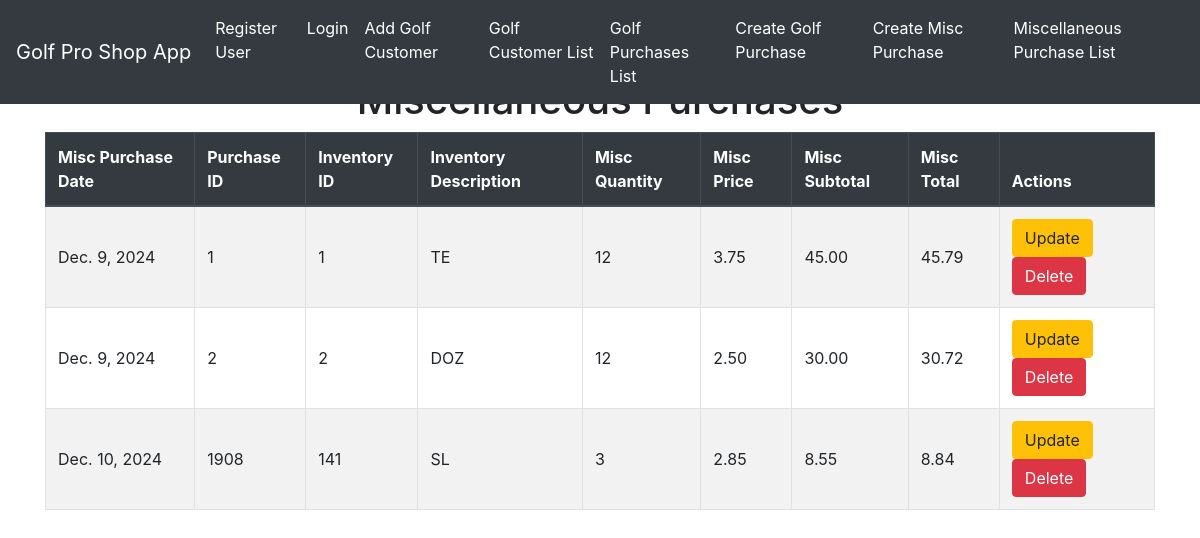
The app's page /mplist/ with its own data.
### golfproapp/models.py (models this page shows, shortened)
class Misc_purchases(models.Model):
    mp_date = models.DateField(default=timezone.now)
    purch_id = models.IntegerField(default=1)
    inv_id = models.IntegerField(default=1)
    inv_description = models.CharField(default="Hat",max_length=255)
    inv_choices = [
                  ('TE','Tees'),
                  ('PH','Premium Hat'),
                  ('RH','Regular Hat'),
                  ('DOZ','Dozen Golf Balls'),
                  ('SL','Sleeve Golf Balls'),
                  ('IND','Individual Golf Ball'),
                  ('CR', 'Club Rental'),
                  ('OTH','Other')
                  ]
    ichoice = models.TextField(max_length=50, choices=inv_choices, default=('RH','Regular Hat'))
    misc_quantity = models.IntegerField(default=1)
    misc_price = models.DecimalField(default=0.00, max_digits=10, decimal_places=2)
    misc_subtotal = models.DecimalField(default=0.00, max_digits=10, decimal_places=2)
    misc_tax=models.DecimalField(default=.05, max_digits=10, decimal_places=2)
    misc_total=models.DecimalField(default=.05, max_digits=10, decimal_places=2)

### golfproapp/views.py (the view)
# urls.py: path('mplist/', views.misc_purchases_list_view.as_view(), name = 'misc_purchase_list'),
class misc_purchases_list_view(ListView):
    model = Misc_purchases
    template_name = 'misc_purchase_list'
    context_object_name='misc_purchase_object_list'
    def get_queryset(self):
        queryset = super().get_queryset()
        return queryset

### golfproapp/templates/golfproapp/misc_purchases_list.html (shortened to what this page needs)
{% extends "golfproapp/layout.html" %}
{% block content %}
    <h1 class="text-center">Miscellaneous Purchases</h1>
    <table class="table table-bordered table-striped ">
        <thead class="thead-dark">
            <tr>
                <th>Misc Purchase Date</th>
                <th>Purchase ID</th>
                <th>Inventory ID</th>
                <th>Inventory Description</th>
                <th>Misc Quantity</th>
                <th>Misc Price</th>
                <th>Misc Subtotal</th>
                <th>Misc Total</th>
                <th>Actions</th>
            </tr>
        </thead>
        <tbody>
            {% for misc_purchase in object_list %}
            <tr>
                <td>{{ misc_purchase.mp_date }} </td>
                <td>{{ misc_purchase.purch_id }} </td>
                <td>{{ misc_purchase.inv_id }} </td>
                <td>{{ misc_purchase.ichoice }} </td>
                <td>{{ misc_purchase.misc_quantity }} </td>
                <td>{{ misc_purchase.misc_price }} </td>
                <td>{{ misc_purchase.misc_subtotal }} </td>
                <td>{{ misc_purchase.misc_total }} </td>
                <td>
                    <a href="{% url 'misc_purchase_update' misc_purchase.purch_id %}" class="btn btn-warning" >Update</a>
                    <a href="{% url 'misc_purchase_delete' misc_purchase.purch_id %}" class="btn btn-danger" >Delete</a>
                </td>
            </tr>
            {% endfor %}
        </tbody>
    </table>
{% endblock %}

### golfproapp/templates/golfproapp/layout.html (style rules this page uses)
body { padding-top: 56px; }
.table th, .table td { vertical-align: middle; }

### records on screen
Misc_purchases: mp_date "Dec. 9, 2024", purch_id "1", inv_id "1", ichoice "TE", misc_quantity "12", misc_price "3.75", misc_subtotal "45.00", misc_total "45.79"
Misc_purchases: mp_date "Dec. 9, 2024", purch_id "2", inv_id "2", ichoice "DOZ", misc_quantity "12", misc_price "2.50", misc_subtotal "30.00", misc_total "30.72"
Misc_purchases: mp_date "Dec. 10, 2024", purch_id "1908", inv_id "141", ichoice "SL", misc_quantity "3", misc_price "2.85", misc_subtotal "8.55", misc_total "8.84"
